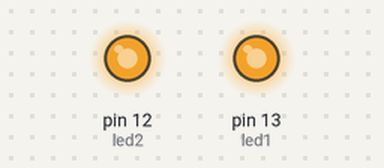
A sketch run on a simulated Arduino Uno, built with avr-gcc and run on an emulated ATmega328P. Shown: output pins drawn as LEDs (lit = HIGH).

Above: at 0.26 s.
At 18.02 s:
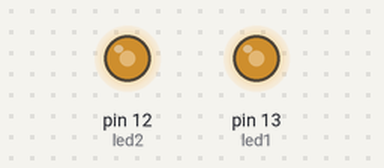
At 37.1 s:
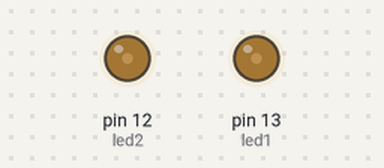
Timing chart, 0 to 40.0 s (numbered marks = the images above):
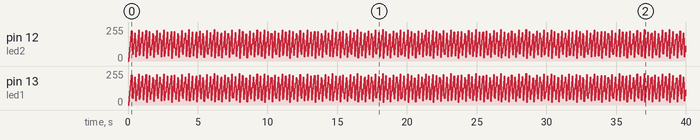

The sketch:

brightness_control_hardInterrupt_libraryVer.ino
```cpp
#include <TimerOne.h>

/*
  Control the brightness of LEDs which parallel connected. Using on and off frequency with the same of Arduino board,  range from 0~255.
 Time control: to use the function micros(), which always return the current time. The return value is always multiple of four. When the difference of current time and previous time is larger than the interval we set, the brightness will increase by 1. Brightness will cycle from 0 to 255.
 @author M Chen
 @author Q Chen
 */

// Pin 13 and 12 has an LED connected on most Arduino boards.
// give it a name:
int led1 = 13;
int led2 = 12;

// accumulator
int acc = 0;
int brightness = 0;

// the setup routine runs once when you press reset:
void setup() {
  // initialize the digital pin as an output.
  pinMode(led1, OUTPUT);
  pinMode(led2, OUTPUT);

  // initialize the library function
  Timer1.initialize();
  // for every 1000 microseconds, generates an interrupt, and call the updateBrightness function
  Timer1.attachInterrupt(updateBrightness, 1000);

  Serial.begin(9600);
}

void updateBrightness(){
  if(brightness > 255)
    brightness = 0;
  else
    brightness++;

  //  Serial.print(" Brightness is:");
  //  Serial.println(brightness);
}

// the loop routine runs over and over again forever:
void loop() {
  // to set the LEDs on and off according with the input birhgtness
  acc = (acc + brightness) % 256;

  if(acc >= brightness){
    digitalWrite(led1, LOW);   // turn the LED off by making the voltage LOW
    digitalWrite(led2, LOW);   // turn the LED off by making the voltage LOW
  }
  else{
    digitalWrite(led1, HIGH);    // turn the LED on (HIGH is the voltage level)
    digitalWrite(led2, HIGH);    // turn the LED on (HIGH is the voltage level)
  }
}
```
